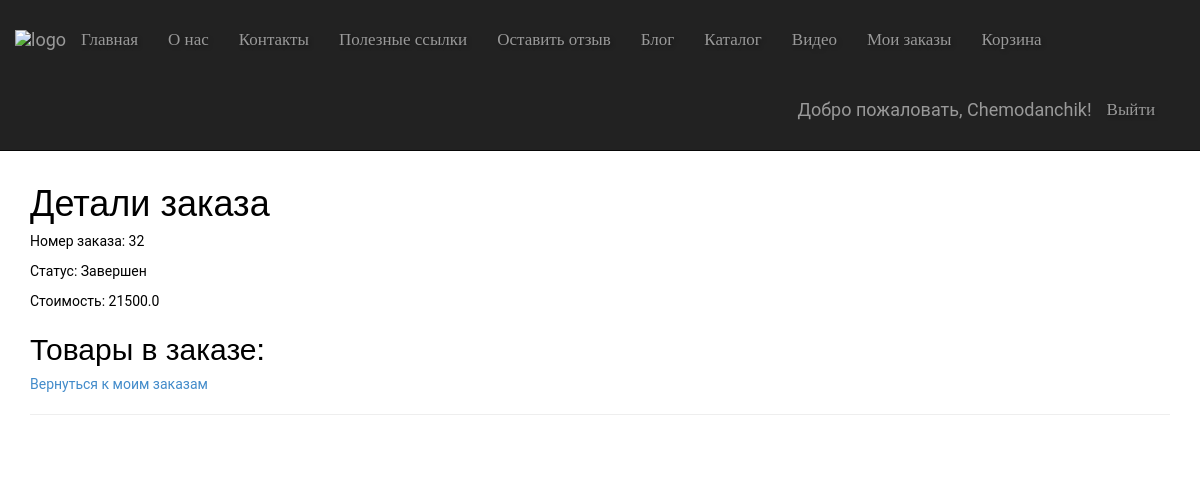
Page /order_details/32/ (signed in) on the committed database.
### app/models.py (models this page shows, shortened)
class Order(models.Model):
    STATUS_CHOICES = [
        ('new', 'Новый'),
        ('in_progress', 'В процессе'),
        ('completed', 'Завершен'),
        ('cancelled', 'Отменен'),
    ]
    user = models.ForeignKey('auth.User', on_delete=models.CASCADE)
    status = models.CharField(max_length=20, choices=STATUS_CHOICES, default='new', verbose_name="Статус")
    total_price = models.DecimalField(max_digits=10, decimal_places=1, default=0.00, verbose_name="Общая стоимость")
    created_at = models.DateTimeField(auto_now_add=True, verbose_name="Дата создания")
    completed = models.BooleanField(default=False)
    status = models.CharField(max_length=20, choices=STATUS_CHOICES, default='pending')
    class Meta:
        verbose_name = "Заказ"
        verbose_name_plural = "Заказы"

### app/views.py (the view)
# urls.py: path('order_details/<int:order_id>/', views.order_details, name='order_details'),
@login_required
def order_details(request, order_id):
    order = get_object_or_404(Order, id=order_id, user=request.user)
    order_items = OrderItem.objects.filter(order=order)
    return render(request, 'app/order_details.html', {'order': order, 'order_items': order_items})

### app/templates/app/order_details.html (shortened to what this page needs)
{% extends "app/layout.html" %}
{% block content %}
{% load static %}
    <h1>Детали заказа</h1>
    <p>Номер заказа: {{ order.id }}</p>
    <p>Статус: {{ order.get_status_display }}</p>
    <p>Стоимость: {{ order.total_price }}</p>
    <h2>Товары в заказе:</h2>
    <a href="{% url 'my_orders' %}">Вернуться к моим заказам</a>
{% endblock %}

### app/templates/app/loginpartial.html (shortened to what this page needs)
{% if user.is_authenticated %}
{% load static %}
<form id="logoutForm" action="/logout/" method="post" class="navbar-right">
    <ul class="nav navbar-nav navbar-right">
        <li><span class="navbar-brand">Добро пожаловать, {{ user.username }}!</span></li>
        <li><a href="javascript:document.getElementById('logoutForm').submit()">Выйти</a></li>
    </ul>
</form>
{% endif %}

### app/static/app/content/site.css (style rules this page uses)
body { padding-top: 80px; padding-bottom: 20px; margin: 0; padding: 0; font-family: 'Roboto', sans-serif; overflow-x: hidden; background-image: url('background.jpg'); background-repeat: no-repeat; background-size: cover; background-position: center; color: black; min-height: 100vh; }
:root { --autumn-orange: #D2691E; --autumn-brown: #8B4513; --autumn-yellow: #DAA520; --autumn-red: #B22222; --cream: #FFF8DC; }
body, html { margin: 0; padding: 0; font-family: 'Roboto', sans-serif; background-image: url('background.jpg'); color: black; overflow-x: hidden; }
.navbar-brand { padding: 0; height: 80px; display: flex; align-items: center; }
.navbar-nav > li > a { padding-top: 20px; padding-bottom: 10px; font-family: 'Playfair Display', serif; font-size: 1.7rem; color: var(--cream); margin: 1rem 0; text-shadow: 2px 2px 4px rgba(0,0,0,0.3); }

### rows in the picture
Order: id "32", status "Завершен", total_price "21500.0"

### other values in the picture
{{ user.username }} "Chemodanchik"
